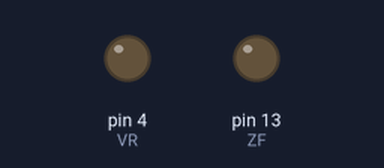
Simulated run of this sketch. Board: Arduino Uno, built with avr-gcc and run on an emulated ATmega328P. Shown: output pins drawn as LEDs (lit = HIGH). What the sketch prints to the serial monitor is not drawn.

Above: at 0.1 s.
Timing chart, 0 to 1.6 s (numbered marks = the images above):
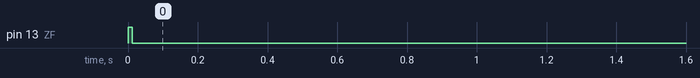

The sketch:

angle.ino
```cpp
//we use the millis() function to add the value of time over time, and thus stop the iteration at a particular value in milliseconds


int ZF = 13;  // ZF
int VR = 4;    //VR

long prev = 0;
float rads = 0.00;
float degs = 0.00;
float pos = 0.00;
float new_pos = 0;
float new_pos_deg = 0;
int speed = 0;
float rpm = 0;
float radps = 0.00;

void setup() {

// put your setup code here, to run once:
Serial.begin(115200);

pinMode(ZF, OUTPUT);
pinMode(VR, OUTPUT);

// input your desired values here:
degs = 60;
speed = 85;

rads = degs * 3.14/180;
rpm = speed * 15.36;
radps = rpm * 3.14 / 30;
}

void loop() {
  if (new_pos < rads) {
    analogWrite(VR, speed);
    digitalWrite(ZF, HIGH);
    long now = millis();
    //Serial.print(now, DEC);
    //Serial.println();

    new_pos += pos;
    pos = radps * (now-prev)/1000;
    prev = now;
    new_pos_deg = new_pos*180/3.14;

    Serial.print(new_pos_deg, DEC);
    Serial.println();
  }
  else {
    analogWrite(VR, 0);
    digitalWrite(ZF, LOW);
  }
}
```

Measured:
- by itself, pin 13 (ZF): LOW → HIGH at 0.00 s, → LOW 0.01 s later
